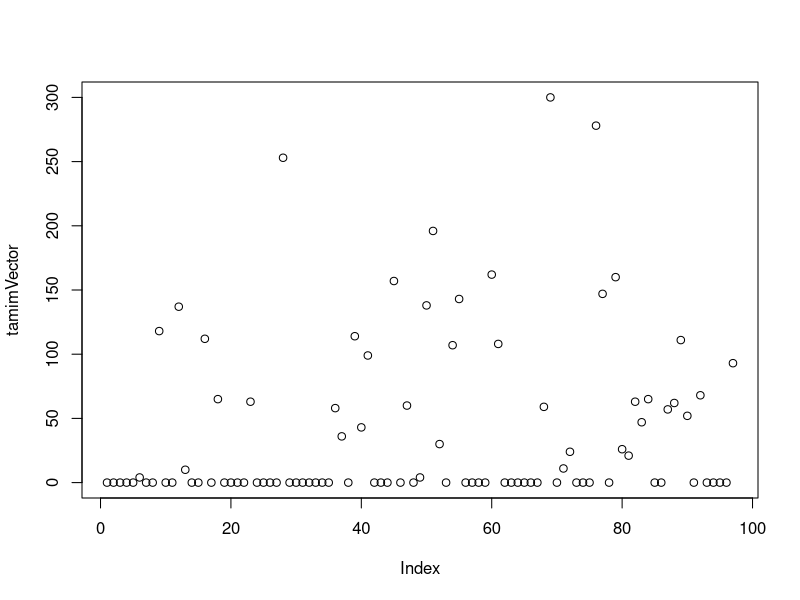

This chart was generated by the following R code: (Note: this script raises an error after producing the figure.)
tamimVector<- c(0,0,0,0,0,4,0,0,118,0,0,137,10,0,0,112,0,65,0,0,0,0,63,0,0,0,0,253,0,0,0,0,0,0,0,58,36,0,114,43,99,0,0,0,157,0,60,0,4,138,196,30,0,107,143,0,0,0,0,162,108,0,0,0,0,0,0,59,300,0,11,24,0,0,0,278,147,0,160,26,21,63,47,65,0,0,57,62,111,52,0,68,0,0,0,0,93)
print(tamimVector)
plot(tamimVector)
tamimTS<- ts(tamimVector,startc(2014,1),frequency = 12)
print(tamimTS)
#Decomposition
#log transform
Ap<-log(tamimVector)
plot(Ap)
tamimTS<- ts(tamimVector,start=c(2007,1),frequency = 12)
print(tamimTS)
plot.ts(tamimTS)
install.packages("TTR")
library(TTR)
TamimtimeseriesSMA3 <- SMA(tamimTS,n=3)
plot(TamimtimeseriesSMA3)
tamimTSLog<- log(tamimTS)
plot.ts(tamimTSLog)
Tamimtimeseriescomponents <- decompose(tamimTS)
plot(Tamimtimeseriescomponents)
tamimTSforecasts <- HoltWinters(tamimTS, beta=FALSE, gamma=FALSE)
tamimTSforecasts
tamimTSforecasts$fitted
plot(tamimTSforecasts)
tamimTSforecasts$SSE
install.packages("forecast")
library(forecast)
model<- auto.arima(tamimTS)
attributes(model)
model$coef
acf(model$residuals,main="Coorlogram")
pacf(model$residuals, main="Partial corrlogram")
Box.test(model$residuals, lag=20, type="LJung-Box")
Box.test(model$residuals, lag = 1, type = c("Box-Pierce", "Ljung-Box"), fitdf = 0)
plot.ts(model$residuals)
hist(model$residuals,col="red",xlab="error",main="Histogram of Residuals", freq = false)
library("tseries")
adf.test(tamimTS)
hist(model$residuals)
lines(density(model$residuals))
library(forecast)
r<- forecast(model)
library(ggplot2)
accuracy(r)
autoplot(r)
